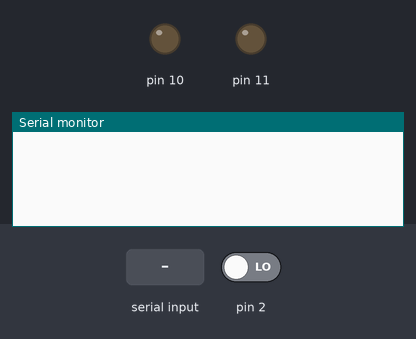
Recording of a program running on a simulated Arduino Uno, built with avr-gcc and run on an emulated ATmega328P. Parts: output pins drawn as LEDs (lit = HIGH), the last lines printed to the serial monitor. The test bench sets the inputs (shaded band); at power-on: pin 2 LOW.

Above: at 1.2 s.
1.3 s: pin 2 driven HIGH
At 2.1 s:
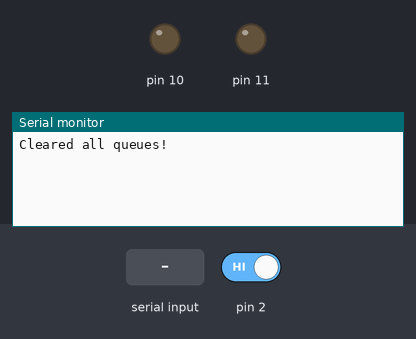
2.8 s: "90,45\n" received over Serial
At 5.5 s:
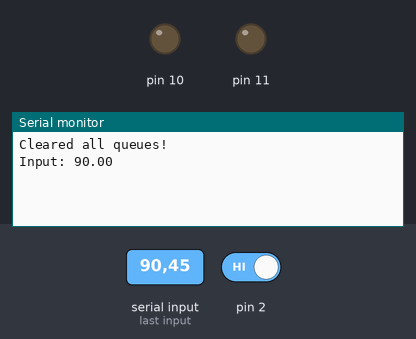

Measured:
- after the input at 1.3 s, the serial monitor: prints a new line at once (image 1)
- after the input at 2.8 s, the serial monitor: prints a new line after 2.2 s (image 2)

The program:

main.cpp
```cpp
#include <Arduino.h>
#include <Arduino_FreeRTOS.h>
#include <semphr.h>
#define pdMS_TO_TICKS(xTimeInMs) ((TickType_t)(((unsigned long)(xTimeInMs) * (TickType_t)configTICK_RATE_HZ) / (TickType_t)1000))
#define MAX_LED_ALPHA 255
#define MAX_QUEUE_SIZE 5

struct ledCommand
{
    float alpha;
};

float inputValue = 0;
QueueHandle_t task1Queue = NULL;
QueueHandle_t task2Queue = NULL;

void interruptCallback(void)
{
    Serial.println("Cleared all queues!");

    xQueueReset(task1Queue);
    xQueueReset(task2Queue);

    delay(200);
}

void ledTask1(void *param)
{
    ledCommand *cmd = new ledCommand();
    for (;;)
    {
        if (uxQueueMessagesWaiting(task1Queue) != 0)
        {
            xQueueReceive(task1Queue, (void *)cmd, portMAX_DELAY);
            analogWrite(10, cmd->alpha);
        }
        vTaskDelay(pdMS_TO_TICKS(4000));
    }
}

void ledTask2(void *param)
{
    ledCommand *cmd = new ledCommand();
    for (;;)
    {
        if (uxQueueMessagesWaiting(task2Queue) != 0)
        {
            xQueueReceive(task2Queue, (void *)cmd, portMAX_DELAY);
            analogWrite(11, cmd->alpha);
        }
        vTaskDelay(pdMS_TO_TICKS(4000));
    }
}

void inputTask(void *param)
{
    ledCommand *cmd = new ledCommand();
    int n = 0; // Selected LED in the input.

    for (;;)
    {
        if (Serial.available() > 0)
        {
            Serial.print("Input: ");
            inputValue = Serial.parseFloat();
            Serial.println(inputValue);

            n = (int)inputValue;

            float decimal = inputValue - n;

            if (uxQueueMessagesWaiting(task1Queue) == MAX_QUEUE_SIZE)
            {
                Serial.println("task1Queue is full!");
            }
            else if (uxQueueMessagesWaiting(task2Queue) == MAX_QUEUE_SIZE)
            {
                Serial.println("task2Queue is full!");
            }
            else
            {
                if (n == 1)
                {
                    cmd->alpha = MAX_LED_ALPHA * decimal;
                    xQueueSend(task1Queue, (void *)cmd, pdMS_TO_TICKS(20));
                }
                else if (n == 2)
                {
                    cmd->alpha = MAX_LED_ALPHA * decimal;
                    xQueueSend(task2Queue, (void *)cmd, pdMS_TO_TICKS(20));
                }
            }
        }
        vTaskDelay(pdMS_TO_TICKS(5000));
    }
}

void setup()
{
    Serial.begin(9600);

    pinMode(11, OUTPUT);
    pinMode(10, OUTPUT);
    // pinMode(2, INPUT_PULLUP);

    task1Queue = xQueueCreate(MAX_QUEUE_SIZE, sizeof(ledCommand));
    task2Queue = xQueueCreate(MAX_QUEUE_SIZE, sizeof(ledCommand));

    attachInterrupt(digitalPinToInterrupt(2), interruptCallback, RISING);

    xTaskCreate(ledTask1, "LedTask1", 128, NULL, 1, NULL);
    xTaskCreate(ledTask2, "LedTask2", 128, NULL, 2, NULL);
    xTaskCreate(inputTask, "inputTask", 128, NULL, 0, NULL);
}

void loop()
{
    // Unused
}
```
